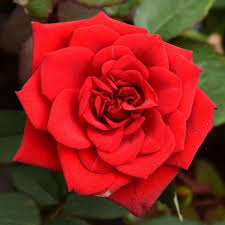
#> input picture images/rose.jpeg, 225 x 225 px
$ jupyter execute '10_intensity slicing.ipynb'
#> lines starting #> are read from the running program, lines starting #| are printed output that depends on the picture; after the words box and inside, x2 and y2 are one past the last pixel; in counts of white or black regions, pixels touching at a corner belong together
[cell 1]
#10) Implemetation of Image intensity slicing technique for image enhancement

import cv2
import numpy as np
import matplotlib.pyplot as plt

# Read the image
img = cv2.imread("images/rose.jpeg", 0)
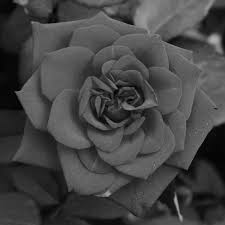
#> img: shape (225, 225); min 0, max 177, mean 68.7

# Image intensity slicing parameters
min_range = 10
max_range = 60

# Apply intensity slicing
img1 = np.where((img > min_range) & (img < max_range), 255, 0).astype('uint8')
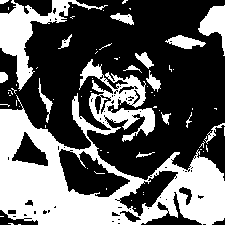
#> img1: shape (225, 225); 37.6% white; 67 white regions (51 under 20 px), largest, box (x1, y1, x2, y2) and area: (0, 59, 225, 225) 14569, (0, 0, 108, 91) 2298, (198, 5, 225, 56) 646

# Display the results
plt.figure(figsize=(12, 6))

plt.subplot(121)
plt.title("Original Image")
plt.imshow(img, cmap="gray")
plt.axis("off")

plt.subplot(122)
plt.title("Sliced Image")
plt.imshow(img1, cmap="gray")
plt.axis("off")

plt.tight_layout()
plt.show()
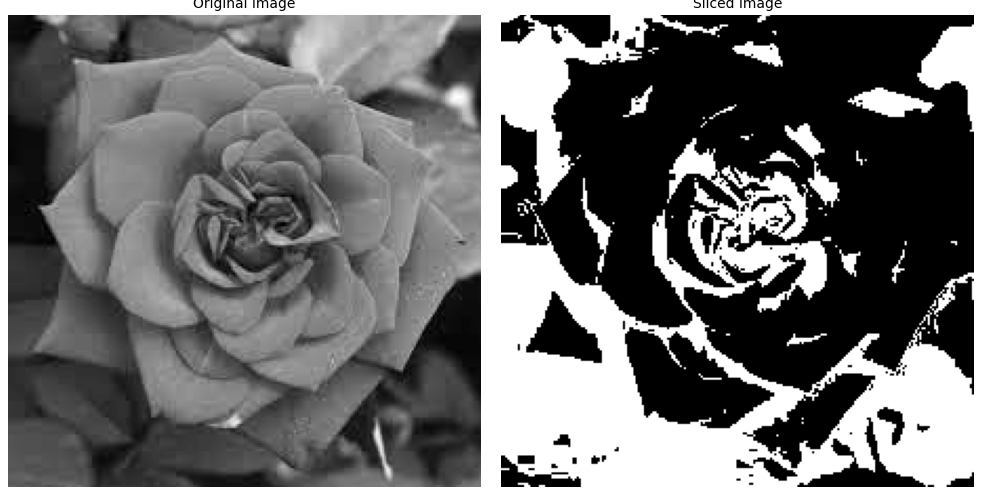
#> figure drawn by matplotlib, 2 panels
